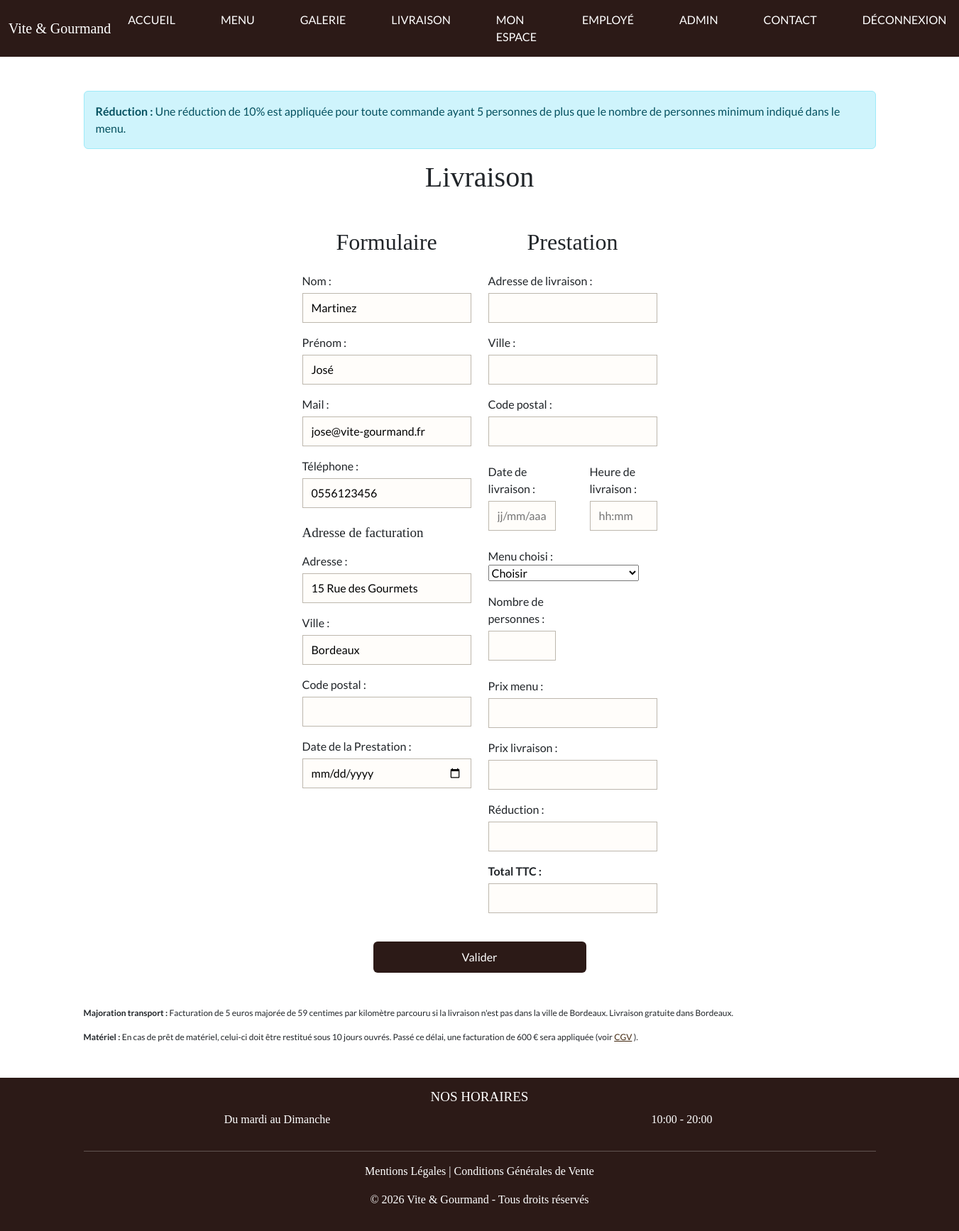
Page /livraison.php (signed in) on the committed database.
### tables this page shows
CREATE TABLE utilisateur (
    utilisateur_id INT AUTO_INCREMENT PRIMARY KEY,
    email VARCHAR(150) NOT NULL UNIQUE,
    password VARCHAR(255) NOT NULL,
    nom VARCHAR(100) NOT NULL,
    prenom VARCHAR(100) NOT NULL,
    telephone VARCHAR(20) NOT NULL,
    adresse_postale VARCHAR(255) NOT NULL,
    ville VARCHAR(100) NOT NULL,
    pays VARCHAR(100) NOT NULL DEFAULT 'France',
    actif BOOLEAN NOT NULL DEFAULT TRUE,
    date_creation DATETIME NOT NULL DEFAULT CURRENT_TIMESTAMP,
    role_id INT NOT NULL,
    FOREIGN KEY (role_id) REFERENCES role(role_id)
);

### livraison.php (the view, shortened to what this page needs)
<?php
require_once __DIR__ . '/includes/header.php';
$pdo = Database::getConnection();
$utilisateur = null;
if (isset($_SESSION['utilisateur_id'])) {
    $stmt = $pdo->prepare("SELECT * FROM utilisateur WHERE utilisateur_id = :id");
    $stmt->execute([':id' => $_SESSION['utilisateur_id']]);
    $utilisateur = $stmt->fetch();
}
?>
<div class="container my-5">
    <div class="alert alert-info">
        <strong>Réduction :</strong> Une réduction de 10% est appliquée pour toute commande ayant 5 personnes de plus que le nombre de personnes minimum indiqué dans le menu.
    </div>
    <h1 class="text-center mb-5">Livraison</h1>
    <?php if (!isset($_SESSION['utilisateur_id'])) : ?>
        <div class="alert alert-warning text-center">
            Vous devez <a href="<?= BASE_URL ?>compte.php" style="color: #432911; text-decoration: underline;" >vous connecter</a> pour passer commande.
        </div>
    <?php else : ?>
    <form method="post" action="livraison.php" class="formulaire-contact formulaire-livraison">
        <div class="row">
           <div class="col-md-6">
                <h2 class="text-center mb-4">Formulaire</h2>
                <label for="nom">Nom :
                    <input id="nom" name="nom" type="text" value="<?= htmlspecialchars($utilisateur['nom'] ?? '') ?>">
                </label>
                <label for="prenom">Prénom :
                    <input id="prenom" name="prenom" type="text" value="<?= htmlspecialchars($utilisateur['prenom'] ?? '') ?>">
                </label>
                <label for="email">Mail :
                    <input id="email" name="email" type="email" value="<?= htmlspecialchars($utilisateur['email'] ?? '') ?>">
                </label>
                <label for="telephone">Téléphone :
                    <input id="telephone" name="telephone" type="tel" value="<?= htmlspecialchars($utilisateur['telephone'] ?? '') ?>">
                </label>
                <h3 class="mt-4 mb-3">Adresse de facturation</h3>
                <label for="adresse_facturation">Adresse :
                    <input id="adresse_facturation" name="adresse_facturation" type="text" value="<?= htmlspecialchars($utilisateur['adresse_postale'] ?? '') ?>">
                </label>
                <label for="ville_facturation">Ville :
                    <input id="ville_facturation" name="ville_facturation" type="text" value="<?= htmlspecialchars($utilisateur['ville'] ?? '') ?>">
                </label>
                <label for="code_postal_facturation">Code postal :
                    <input id="code_postal_facturation" name="code_postal_facturation" type="text">
                </label>
                <label for="date_prestation">Date de la Prestation :
                    <input id="date_prestation" name="date_prestation" type="date" required>
                </label>
            </div>
          <div class="col-md-6">
                <h2 class="text-center mb-4">Prestation</h2>
                <label for="adresse_livraison">Adresse de livraison :
                    <input id="adresse_livraison" name="adresse_livraison" type="text" required>
                </label>
                <label for="ville_livraison">Ville :
                    <input id="ville_livraison" name="ville_livraison" type="text" required>
                </label>
                <label for="code_postal_livraison">Code postal :
                    <input id="code_postal_livraison" name="code_postal_livraison" type="text" required>
                </label>
                <div class="row g-5">
                    <div class="col-6">
                        <label for="date_livraison">Date de livraison :
                            <input id="date_livraison" name="date_livraison" type="text" placeholder="jj/mm/aaaa" required>
                        </label>
                    </div>
                    <div class="col-6">
                        <label for="heure_livraison">Heure de livraison :
                            <input id="heure_livraison" name="heure_livraison" type="text" placeholder="hh:mm" required>
                        </label>
                    </div>
                </div>
                <div class="row g-5">
                    <div class="col-6">
                       <label for="menu_choisi">Menu choisi :
                    <select id="menu_choisi" name="menu_choisi" required>
                        <option value="">Choisir</option>
                    </select>
                </label>
                <label for="nb_personnes">Nombre de personnes :
                    <input id="nb_personnes" name="nb_personnes" type="text" required>
                </label>
                    </div>
                </div>
                <label>Prix menu :
                    <input id="prix_menu" type="text" value="" readonly>
                </label>
                <label>Prix livraison :
                    <input id="prix_livraison" type="text" value="" readonly>
                </label>
                <label>Réduction :
                    <input id="reduction" type="text" value="" readonly>
                </label>
                <label><strong>Total TTC :</strong>
                    <input id="total_ttc" type="text" value="" readonly>
                </label>
            </div>
        </div>
        <div class="text-center mt-4">
            <input type="submit" value="Valider" class="btn btn-dark">
        </div>
    </form>
    <?php endif; ?>
    <p class="mt-5" style="font-size: 12px;">
        <strong>Majoration transport :</strong> Facturation de 5 euros majorée de 59 centimes par kilomètre parcouru si la livraison n'est pas dans la ville de Bordeaux. Livraison gratuite dans Bordeaux.
    </p>
    <p class="mt-2" style="font-size: 12px;">
    <strong>Matériel :</strong> En cas de prêt de matériel, celui-ci doit être restitué sous 10 jours ouvrés. Passé ce délai, une facturation de 600 € sera appliquée (voir <a href="<?= BASE_URL ?>cgv.php" style="color: #432911; text-decoration: underline;">CGV</a> ).
</p>
</div>
<?php require_once __DIR__ . '/includes/footer.php'; ?>

### rows in the picture
utilisateur: nom "Martinez", prenom "José", email "jose@vite-gourmand.fr", telephone "0556123456", adresse_facturation "15 Rue des Gourmets", ville_facturation "Bordeaux"
